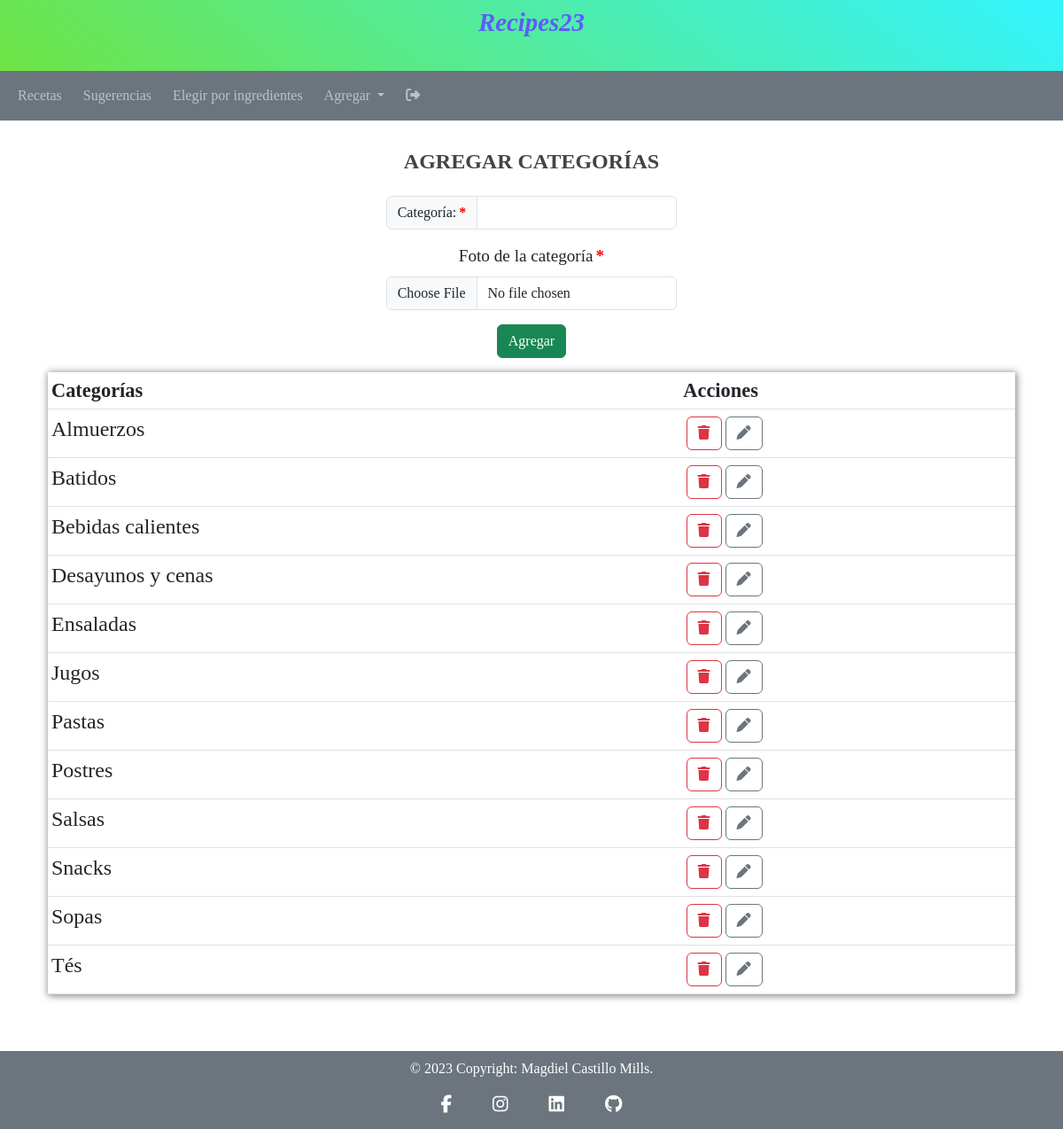
The page /views/add-categories.php (signed in) on the database its author committed.
### tables this page shows
CREATE TABLE `categories` (
  `categoryid` int NOT NULL AUTO_INCREMENT,
  `category` varchar(20) NOT NULL,
  PRIMARY KEY (`categoryid`)
);

### views/add-categories.php (the view, shortened to what this page needs)
<?php
require_once ("../config/db_Connection.php");
require_once ("../modules/head.php");
?>
<?php
require_once ("../modules/nav.php");
?>
<main class="container p-4">
    <div class="row mt-2 text-center justify-content-center">
    <h3>AGREGAR CATEGORÍAS</h3>
        <form class="mt-3 col-auto"  enctype="multipart/form-data" method="POST" action="../actions/create.php" autocomplete="on" onsubmit="return validation('add_categories', /[a-zA-Z\t\h]+|(^$)/)">
            <div class="input-group mb-3">
                <label class="input-group-text is-required" for="add_categories">Categoría: </label>
                <input class="form-control" type="text" id="add_categories" name="add_categories"  pattern="[a-zA-Z áéíóúÁÉÍÓÚñÑ]+" minlength="2" maxlength="50" autofocus required>
            </div>
            <div class="mb-3">
                <label class="form-label is-required" for="categoryImage">Foto de la categoría</label>
                <input type="file" name="categoryImage" accept=".png, .jpeg, .jpg, .gif" class="form-control" id="categoryImage" required>
            </div>
            <div class="mb-3">
                <input  class="btn btn-success" name="categorySubmit" type="submit" value="Agregar">
            </div>
        </form>
    </div>
    <div>
        <table class="table table-sm">
            <thead>
                <tr class="bg-primary">
                    <th>Categorías</th>
                    <th>Acciones</th>
                </tr>
            </thead>
            <tbody>
                <?php
                    $sql = "SELECT * FROM categories ORDER BY category;";
                    $result = $conn -> query($sql);
                    if($result -> num_rows > 0){
                        while($row = $result -> fetch_assoc()){
                            $html = "<tr>";
                            $html .= "<td>" . ucfirst($row['category']) . "</td>";
                            $html .= "<td>";
                            $html .= "<a href='../actions/delete.php?categoryname=" . $row['category'] . "' " . "class='btn btn-outline-danger' title='Eliminar'><i class='fa-solid fa-trash'></i></a>";
                            $html .= "<a href='../actions/edit.php?categoryid=" . $row['categoryid'] . "' " . "class='btn btn-outline-secondary m-1' title='Editar'><i class='fa-solid fa-pen'></i></a>";
                            $html .= "</td>";
                            $html .= "</tr>";
                            echo $html;
                        }
                    }
                ?>
            </tbody>
        </table>
    </div>
</main>
<?php
require_once ("../modules/footer.php");
?>

### css/styles.css (style rules this page uses)
* { font-family:'Times New Roman', Times, serif; }
main { min-height: calc(100vh - 12rem); }
h3 { font-size: 1.5rem; color: #444; font-weight: bold; }
.btn-outline-danger { margin-left: 0.2rem; }
table { box-shadow: 1px 1px 8px 1px #888; }
thead { background-color:#444444; }
thead tr { font-weight: bold; font-size: 1.4rem; color:#ffffff; }
tbody { background-color:rgb(255, 246, 234); }
table td a { text-decoration:none; color: rgb(22, 182, 4); }
table td, p, ul li, ol li, li a { font-size: 1.5rem; color: rgb(22, 182, 4); text-decoration: none; }
label, select, input, option { font-size: 1.2rem; }
.is-required:after { content: '*'; margin-left: 3px; color: red; font-weight: bold; }

### rows shown on the page
categories: category "Almuerzos"
categories: category "Batidos"
categories: category "Bebidas calientes"
categories: category "Desayunos y cenas"
categories: category "Ensaladas"
categories: category "Jugos"
categories: category "Pastas"
categories: category "Postres"
categories: category "Salsas"
categories: category "Snacks"
categories: category "Sopas"
categories: category "Tés"
